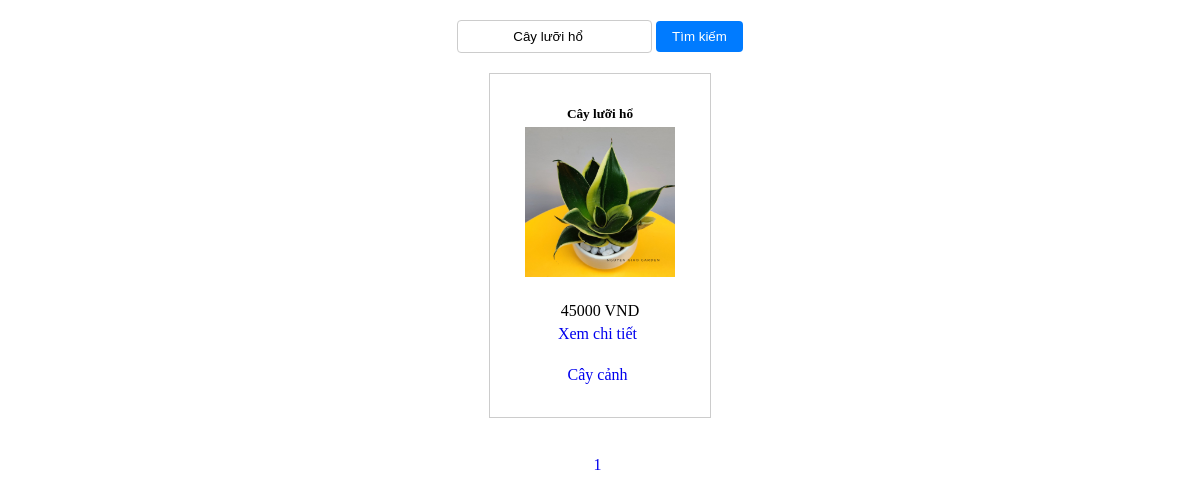
The page /middle.php?classify=Cây lưỡi hổ on the database its author committed.
### tables this page shows
CREATE TABLE `products` (
  `id` int NOT NULL,
  `name` varchar(50) NOT NULL,
  `price` float NOT NULL,
  `image` varchar(500) NOT NULL,
  `id_classify` int NOT NULL
);

CREATE TABLE `classification` (
  `id` int NOT NULL,
  `name` varchar(50) NOT NULL
);

### middle.php (the view, shortened to what this page needs)
<!DOCTYPE html>
<html lang="en">
<head>
</head>
<body>
<?php
    require_once 'admin/connect.php';
    $page = 1;
    $search = '';
    if(isset($_GET['classify'])){
        $search = $_GET['classify'];
    }
    $sql_total_product = "select count(*) from products where name like '%$search%' ";
    $array_product = mysqli_query($connect,$sql_total_product);
    $result_total_product = mysqli_fetch_array($array_product);
    $number_of_product = $result_total_product['count(*)'];
    $product_in_one_page = 4;
    $total_page = ceil($number_of_product / $product_in_one_page);
    $next = $product_in_one_page * ($page - 1);
    $sql = "SELECT products.*, classification.name AS classification_name
        FROM products
        JOIN classification ON products.id_classify = classification.id
        WHERE products.name LIKE '%$search%'
        LIMIT $product_in_one_page
        OFFSET $next";
    $result = mysqli_query($connect,$sql);
?>
    <div id="middle">
        <div class="search-form-container">
            <form action="" class="search-form" style="margin-bottom:20px">
                <input type="search" name="search" value="<?php echo $search ?>">
                <input type="submit" value="Tìm kiếm">
            </form>
        </div>
        <?php foreach ($result as $each): ?>
            <div class="product">
                <h5>
                   <?php echo $each['name'] ?>
                 </h5>
                <img src="admin/images/<?php echo $each['image'] ?>" alt="" height="150px" width="150px">
                <p> <?php echo $each['price'] ?> VND </p>
                <a href="detail_product.php?id=<?php echo $each ['id'] ?>">
                    Xem chi tiết
                </a>
                <br>
                 <a href="category.php?id=<?php echo $each['id_classify']?>">
                    <?php echo $each['classification_name']?>
                </a>
                <br>
            </div>
        <?php endforeach ?>
        <br>
        <br>
        <?php for($i = 1; $i <= $total_page ; $i++){ ?>
            <a style="text-decoration:none;" href="?page=<?php echo $i ?>&search=<?php echo $search ?>">
                <?php echo $i ?>
            </a>
        <?php } ?>
    </div>
</body>
</html>

### middle.php (style rules this page uses)
#middle { text-align:center; }
.search-form { margin-top:20px; margin-bottom: 20px; }
.product { text-align:center; margin-bottom: 20px; border: 1px solid #ccc; padding: 10px; width: 200px; display: inline-block; vertical-align: top; }
.product h5 { margin-bottom: 5px; }
.product img { width: 150px; height: 150px; margin-bottom: 5px; }
.product p { margin-bottom: 5px; }
.product a { text-decoration: none; display: block; margin-bottom: 5px; }
#middle a { text-decoration: none; margin-right: 5px; }
.search-form-container { margin-bottom: 20px; }
.search-form { text-align:center; }
.search-form input[type="search"] { text-align:center; padding: 8px; border: 1px solid #ccc; border-radius: 4px; }
.search-form input[type="submit"] { background-color: #007bff; color: #fff; border: none; padding: 8px 16px; border-radius: 4px; cursor: pointer; }

### rows shown on the page
products: name "Cây lưỡi hổ", image (picture), price "45000", id_classify.name "Cây cảnh"
